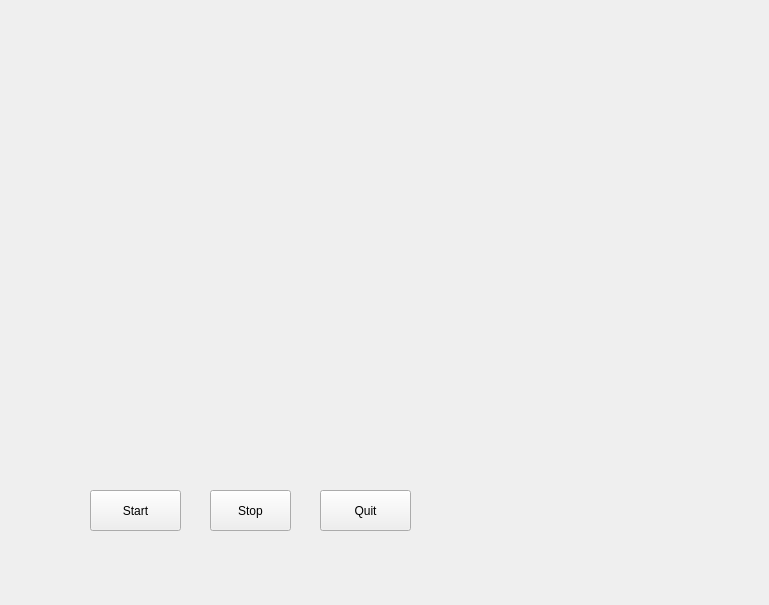
<?xml version="1.0" encoding="UTF-8"?>
<ui version="4.0">
 <class>Form</class>
 <widget class="QWidget" name="Form">
  <property name="geometry">
   <rect>
    <x>0</x>
    <y>0</y>
    <width>769</width>
    <height>605</height>
   </rect>
  </property>
  <property name="windowTitle">
   <string>Form</string>
  </property>
  <widget class="Mlpwidget" name="MplWidget" native="true">
   <property name="geometry">
    <rect>
     <x>0</x>
     <y>0</y>
     <width>771</width>
     <height>451</height>
    </rect>
   </property>
  </widget>
  <widget class="QPushButton" name="startbtn">
   <property name="geometry">
    <rect>
     <x>90</x>
     <y>490</y>
     <width>91</width>
     <height>41</height>
    </rect>
   </property>
   <property name="text">
    <string>Start</string>
   </property>
  </widget>
  <widget class="QPushButton" name="quitbtn">
   <property name="geometry">
    <rect>
     <x>320</x>
     <y>490</y>
     <width>91</width>
     <height>41</height>
    </rect>
   </property>
   <property name="text">
    <string>Quit</string>
   </property>
  </widget>
  <widget class="QPushButton" name="stopbtn">
   <property name="geometry">
    <rect>
     <x>210</x>
     <y>490</y>
     <width>81</width>
     <height>41</height>
    </rect>
   </property>
   <property name="text">
    <string>Stop</string>
   </property>
  </widget>
 </widget>
 <customwidgets>
  <customwidget>
   <class>Mlpwidget</class>
   <extends>QWidget</extends>
   <header>mlpwidget.h</header>
   <container>1</container>
  </customwidget>
 </customwidgets>
 <resources/>
 <connections>
  <connection>
   <sender>quitbtn</sender>
   <signal>clicked()</signal>
   <receiver>Form</receiver>
   <slot>close()</slot>
   <hints>
    <hint type="sourcelabel">
     <x>268</x>
     <y>530</y>
    </hint>
    <hint type="destinationlabel">
     <x>271</x>
     <y>551</y>
    </hint>
   </hints>
  </connection>
 </connections>
</ui>
